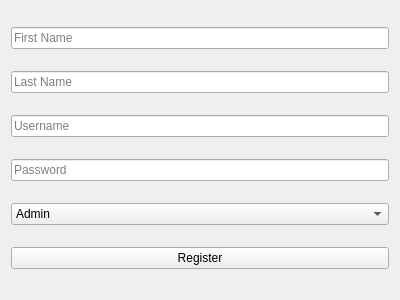
<?xml version="1.0" encoding="UTF-8"?>
<ui version="4.0">
 <class>UserRegister</class>
 <widget class="QWidget" name="UserRegister">
  <property name="geometry">
   <rect>
    <x>0</x>
    <y>0</y>
    <width>400</width>
    <height>300</height>
   </rect>
  </property>
  <property name="windowTitle">
   <string>User Registration</string>
  </property>
  <layout class="QVBoxLayout" name="verticalLayout">
    <item>
     <widget class="QLineEdit" name="firstNameLineEdit">
      <property name="placeholderText">
       <string>First Name</string>
      </property>
     </widget>
    </item>
    <item>
     <widget class="QLineEdit" name="lastNameLineEdit">
      <property name="placeholderText">
       <string>Last Name</string>
      </property>
     </widget>
    </item>
    <item>
     <widget class="QLineEdit" name="registerUsernameLineEdit">
      <property name="placeholderText">
       <string>Username</string>
      </property>
     </widget>
    </item>
    <item>
     <widget class="QLineEdit" name="registerPasswordLineEdit">
      <property name="placeholderText">
       <string>Password</string>
      </property>
      <property name="echoMode">
       <enum>QLineEdit::Password</enum>
      </property>
     </widget>
    </item>
    <item>
     <widget class="QComboBox" name="positionComboBox">
      <item>
       <property name="text">
        <string>Admin</string>
       </property>
      </item>
      <item>
       <property name="text">
        <string>User</string>
       </property>
      </item>
      <item>
       <property name="text">
        <string>Developer</string>
       </property>
      </item>
     </widget>
    </item>
    <item>
     <widget class="QPushButton" name="registerUserButton">
      <property name="text">
       <string>Register</string>
      </property>
     </widget>
    </item>
  </layout>
 </widget>
 <resources/>
 <connections/>
</ui>
